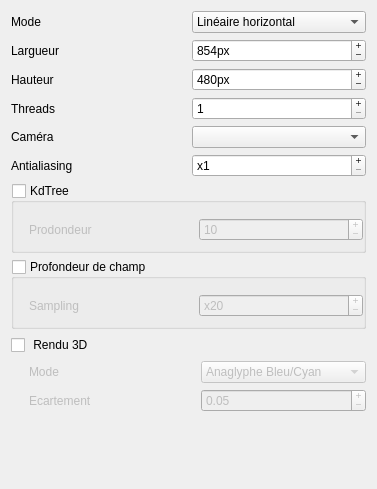
       <widget class="QWidget" name="page_7">
        <property name="geometry">
         <rect>
          <x>0</x>
          <y>0</y>
          <width>377</width>
          <height>489</height>
         </rect>
        </property>
        <property name="styleSheet">
         <string notr="true"/>
        </property>
        <attribute name="icon">
         <iconset>
          <normaloff>../../.designer/backup/Raytracer/raytracer-42/play.png</normaloff>../../.designer/backup/Raytracer/raytracer-42/play.png</iconset>
        </attribute>
        <attribute name="label">
         <string>Configuration générale</string>
        </attribute>
        <layout class="QGridLayout" name="gridLayout_5">
         <item row="0" column="0">
          <widget class="QWidget" name="widget" native="true">
           <layout class="QGridLayout" name="gridLayout_7">
            <property name="margin">
             <number>0</number>
            </property>
            <item row="1" column="0">
             <widget class="QLabel" name="label_2">
              <property name="text">
               <string>Largueur</string>
              </property>
             </widget>
            </item>
            <item row="1" column="1">
             <widget class="QSpinBox" name="_width">
              <property name="buttonSymbols">
               <enum>QAbstractSpinBox::PlusMinus</enum>
              </property>
              <property name="suffix">
               <string>px</string>
              </property>
              <property name="minimum">
               <number>1</number>
              </property>
              <property name="maximum">
               <number>100000</number>
              </property>
              <property name="value">
               <number>854</number>
              </property>
             </widget>
            </item>
            <item row="3" column="0">
             <widget class="QLabel" name="label_3">
              <property name="text">
               <string>Hauteur</string>
              </property>
             </widget>
            </item>
            <item row="3" column="1">
             <widget class="QSpinBox" name="_height">
              <property name="buttonSymbols">
               <enum>QAbstractSpinBox::PlusMinus</enum>
              </property>
              <property name="suffix">
               <string>px</string>
              </property>
              <property name="minimum">
               <number>1</number>
              </property>
              <property name="maximum">
               <number>100000</number>
              </property>
              <property name="value">
               <number>480</number>
              </property>
             </widget>
            </item>
            <item row="7" column="0">
             <widget class="QLabel" name="label_4">
              <property name="text">
               <string>Caméra</string>
              </property>
             </widget>
            </item>
            <item row="7" column="1">
             <widget class="QComboBox" name="_camera">
              <property name="editable">
               <bool>false</bool>
              </property>
             </widget>
            </item>
            <item row="9" column="0">
             <widget class="QLabel" name="label_5">
              <property name="text">
               <string>Antialiasing</string>
              </property>
             </widget>
            </item>
            <item row="9" column="1">
             <widget class="QSpinBox" name="_antialiasing">
              <property name="buttonSymbols">
               <enum>QAbstractSpinBox::PlusMinus</enum>
              </property>
              <property name="prefix">
               <string>x</string>
              </property>
              <property name="minimum">
               <number>1</number>
              </property>
              <property name="maximum">
               <number>1000</number>
              </property>
              <property name="value">
               <number>1</number>
              </property>
             </widget>
            </item>
            <item row="12" column="0" colspan="2">
             <widget class="QGroupBox" name="_depthField">
              <property name="title">
               <string>Profondeur de champ</string>
              </property>
              <property name="checkable">
               <bool>true</bool>
              </property>
              <property name="checked">
               <bool>false</bool>
              </property>
              <layout class="QGridLayout" name="gridLayout_9">
               <property name="leftMargin">
                <number>15</number>
               </property>
               <property name="topMargin">
                <number>15</number>
               </property>
               <property name="rightMargin">
                <number>0</number>
               </property>
               <item row="0" column="0">
                <widget class="QLabel" name="label_6">
                 <property name="text">
                  <string>Sampling</string>
                 </property>
                </widget>
               </item>
               <item row="0" column="1">
                <widget class="QSpinBox" name="_depthFieldSampling">
                 <property name="buttonSymbols">
                  <enum>QAbstractSpinBox::PlusMinus</enum>
                 </property>
                 <property name="prefix">
                  <string>x</string>
                 </property>
                 <property name="minimum">
                  <number>1</number>
                 </property>
                 <property name="maximum">
                  <number>10000</number>
                 </property>
                 <property name="value">
                  <number>20</number>
                 </property>
                </widget>
               </item>
              </layout>
             </widget>
            </item>
            <item row="0" column="1">
             <widget class="QComboBox" name="_mode">
              <property name="sizeAdjustPolicy">
               <enum>QComboBox::AdjustToContentsOnFirstShow</enum>
              </property>
              <item>
               <property name="text">
                <string>Linéaire horizontal</string>
               </property>
              </item>
              <item>
               <property name="text">
                <string>Linéaire vertical</string>
               </property>
              </item>
              <item>
               <property name="text">
                <string>Depixelisation</string>
               </property>
              </item>
              <item>
               <property name="text">
                <string>Aléatoire horizontal</string>
               </property>
              </item>
              <item>
               <property name="text">
                <string>Aléatoire vertical</string>
               </property>
              </item>
              <item>
               <property name="text">
                <string>Aléatoire</string>
               </property>
              </item>
             </widget>
            </item>
            <item row="0" column="0">
             <widget class="QLabel" name="label">
              <property name="text">
               <string>Mode</string>
              </property>
             </widget>
            </item>
            <item row="10" column="0" colspan="2">
             <widget class="QGroupBox" name="_kdTree">
              <property name="title">
               <string>KdTree</string>
              </property>
              <property name="checkable">
               <bool>true</bool>
              </property>
              <property name="checked">
               <bool>false</bool>
              </property>
              <layout class="QGridLayout" name="gridLayout_22">
               <property name="leftMargin">
                <number>15</number>
               </property>
               <property name="topMargin">
                <number>15</number>
               </property>
               <property name="rightMargin">
                <number>0</number>
               </property>
               <item row="0" column="1">
                <widget class="QSpinBox" name="_kdTreeDepth">
                 <property name="buttonSymbols">
                  <enum>QAbstractSpinBox::PlusMinus</enum>
                 </property>
                 <property name="maximum">
                  <number>1000</number>
                 </property>
                 <property name="value">
                  <number>10</number>
                 </property>
                </widget>
               </item>
               <item row="0" column="0">
                <widget class="QLabel" name="label_18">
                 <property name="text">
                  <string>Prodondeur</string>
                 </property>
                </widget>
               </item>
              </layout>
             </widget>
            </item>
            <item row="4" column="0">
             <widget class="QLabel" name="label_17">
              <property name="text">
               <string>Threads</string>
              </property>
             </widget>
            </item>
            <item row="4" column="1">
             <widget class="QSpinBox" name="_threads">
              <property name="buttonSymbols">
               <enum>QAbstractSpinBox::PlusMinus</enum>
              </property>
              <property name="minimum">
               <number>1</number>
              </property>
              <property name="maximum">
               <number>100</number>
              </property>
             </widget>
            </item>
            <item row="13" column="0" colspan="2">
             <widget class="QCheckBox" name="_3d">
              <property name="text">
               <string> Rendu 3D</string>
              </property>
              <property name="icon">
               <iconset resource="../ressources.qrc">
                <normaloff>:/images/3d-glasses.png</normaloff>:/images/3d-glasses.png</iconset>
              </property>
             </widget>
            </item>
            <item row="14" column="0" colspan="2">
             <widget class="QWidget" name="widget_3" native="true">
              <property name="enabled">
               <bool>false</bool>
              </property>
              <layout class="QGridLayout" name="gridLayout_23">
               <property name="leftMargin">
                <number>18</number>
               </property>
               <property name="topMargin">
                <number>0</number>
               </property>
               <property name="rightMargin">
                <number>0</number>
               </property>
               <item row="1" column="0">
                <widget class="QLabel" name="label_19">
                 <property name="text">
                  <string>Ecartement</string>
                 </property>
                </widget>
               </item>
               <item row="0" column="0">
                <widget class="QLabel" name="label_20">
                 <property name="text">
                  <string>Mode</string>
                 </property>
                </widget>
               </item>
               <item row="0" column="1">
                <widget class="QComboBox" name="_3DMode">
                 <item>
                  <property name="text">
                   <string>Anaglyphe Bleu/Cyan</string>
                  </property>
                 </item>
                 <item>
                  <property name="text">
                   <string>Oeuil gauche</string>
                  </property>
                 </item>
                 <item>
                  <property name="text">
                   <string>Oeuil droit</string>
                  </property>
                 </item>
                </widget>
               </item>
               <item row="1" column="1">
                <widget class="QDoubleSpinBox" name="_3DSpace">
                 <property name="buttonSymbols">
                  <enum>QAbstractSpinBox::PlusMinus</enum>
                 </property>
                 <property name="singleStep">
                  <double>0.100000000000000</double>
                 </property>
                 <property name="value">
                  <double>0.050000000000000</double>
                 </property>
                </widget>
               </item>
              </layout>
             </widget>
            </item>
           </layout>
          </widget>
         </item>
         <item row="1" column="0">
          <spacer name="verticalSpacer_2">
           <property name="orientation">
            <enum>Qt::Vertical</enum>
           </property>
           <property name="sizeHint" stdset="0">
            <size>
             <width>20</width>
             <height>40</height>
            </size>
           </property>
          </spacer>
         </item>
        </layout>
       </widget>
